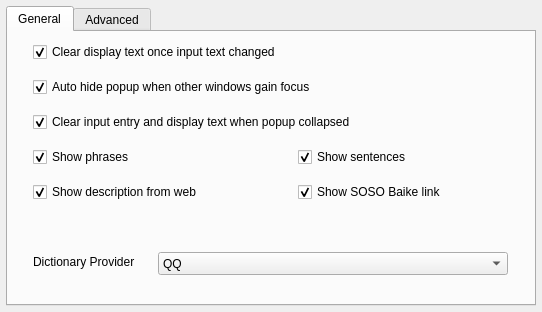
<?xml version="1.0" encoding="UTF-8"?>
<ui version="4.0">
 <class>Form</class>
 <widget class="QWidget" name="Form">
  <property name="geometry">
   <rect>
    <x>0</x>
    <y>0</y>
    <width>542</width>
    <height>312</height>
   </rect>
  </property>
  <property name="minimumSize">
   <size>
    <width>542</width>
    <height>312</height>
   </size>
  </property>
  <property name="windowTitle">
   <string>Form</string>
  </property>
  <widget class="QTabWidget" name="tabWidget">
   <property name="geometry">
    <rect>
     <x>6</x>
     <y>6</y>
     <width>530</width>
     <height>300</height>
    </rect>
   </property>
   <property name="currentIndex">
    <number>0</number>
   </property>
   <widget class="QWidget" name="tabGen">
    <attribute name="title">
     <string>General</string>
    </attribute>
    <widget class="QCheckBox" name="kcfg_autoClear">
     <property name="geometry">
      <rect>
       <x>25</x>
       <y>10</y>
       <width>321</width>
       <height>20</height>
      </rect>
     </property>
     <property name="text">
      <string>Clear display text once input text changed</string>
     </property>
     <property name="checked">
      <bool>true</bool>
     </property>
    </widget>
    <widget class="QCheckBox" name="kcfg_showPhrases">
     <property name="geometry">
      <rect>
       <x>25</x>
       <y>115</y>
       <width>251</width>
       <height>20</height>
      </rect>
     </property>
     <property name="toolTip">
      <string>Only available when you use QQ dictionary</string>
     </property>
     <property name="text">
      <string>Show phrases</string>
     </property>
     <property name="checked">
      <bool>true</bool>
     </property>
    </widget>
    <widget class="QComboBox" name="kcfg_dictProvider">
     <property name="geometry">
      <rect>
       <x>150</x>
       <y>220</y>
       <width>350</width>
       <height>23</height>
      </rect>
     </property>
     <item>
      <property name="text">
       <string>QQ</string>
      </property>
     </item>
     <item>
      <property name="text">
       <string>YOUDAO</string>
      </property>
     </item>
     <item>
      <property name="text">
       <string>Baidu</string>
      </property>
     </item>
     <item>
      <property name="text">
       <string>iCiBa</string>
      </property>
     </item>
     <item>
      <property name="text">
       <string>Merriam-Webster's Collegiate® Dictionary</string>
      </property>
     </item>
     <item>
      <property name="text">
       <string>Merriam-Webster's Spanish-English Dictionary</string>
      </property>
     </item>
    </widget>
    <widget class="QLabel" name="label_dictProvider">
     <property name="geometry">
      <rect>
       <x>25</x>
       <y>220</y>
       <width>110</width>
       <height>20</height>
      </rect>
     </property>
     <property name="text">
      <string>Dictionary Provider</string>
     </property>
    </widget>
    <widget class="QCheckBox" name="kcfg_showWebdict">
     <property name="geometry">
      <rect>
       <x>25</x>
       <y>150</y>
       <width>251</width>
       <height>20</height>
      </rect>
     </property>
     <property name="toolTip">
      <string>&lt;html&gt;&lt;head/&gt;&lt;body&gt;&lt;p&gt;Show description from web content.&lt;/p&gt;&lt;p&gt;Note: It's different from online dictionary providers.&lt;/p&gt;&lt;/body&gt;&lt;/html&gt;</string>
     </property>
     <property name="text">
      <string>Show description from web</string>
     </property>
     <property name="checked">
      <bool>true</bool>
     </property>
    </widget>
    <widget class="QCheckBox" name="kcfg_showBaike">
     <property name="geometry">
      <rect>
       <x>290</x>
       <y>150</y>
       <width>260</width>
       <height>20</height>
      </rect>
     </property>
     <property name="toolTip">
      <string>Only available when you use QQ dictionary</string>
     </property>
     <property name="text">
      <string>Show SOSO Baike link</string>
     </property>
     <property name="checkable">
      <bool>true</bool>
     </property>
     <property name="checked">
      <bool>true</bool>
     </property>
    </widget>
    <widget class="QCheckBox" name="kcfg_showSentences">
     <property name="geometry">
      <rect>
       <x>290</x>
       <y>115</y>
       <width>260</width>
       <height>20</height>
      </rect>
     </property>
     <property name="toolTip">
      <string>Only available when you use QQ dictionary</string>
     </property>
     <property name="text">
      <string>Show sentences</string>
     </property>
     <property name="checked">
      <bool>true</bool>
     </property>
    </widget>
    <widget class="QCheckBox" name="kcfg_autoHide">
     <property name="geometry">
      <rect>
       <x>25</x>
       <y>45</y>
       <width>331</width>
       <height>20</height>
      </rect>
     </property>
     <property name="toolTip">
      <string>Only available when used as a popupapplet</string>
     </property>
     <property name="text">
      <string>Auto hide popup when other windows gain focus</string>
     </property>
     <property name="checked">
      <bool>true</bool>
     </property>
    </widget>
    <widget class="QCheckBox" name="kcfg_clearCollapsed">
     <property name="geometry">
      <rect>
       <x>25</x>
       <y>80</y>
       <width>351</width>
       <height>20</height>
      </rect>
     </property>
     <property name="toolTip">
      <string>Only available when used as a popupapplet</string>
     </property>
     <property name="text">
      <string>Clear input entry and display text when popup collapsed</string>
     </property>
     <property name="checked">
      <bool>true</bool>
     </property>
    </widget>
   </widget>
   <widget class="QWidget" name="tabAdv">
    <attribute name="title">
     <string>Advanced</string>
    </attribute>
    <widget class="QLineEdit" name="kcfg_youdao_key">
     <property name="enabled">
      <bool>true</bool>
     </property>
     <property name="geometry">
      <rect>
       <x>230</x>
       <y>20</y>
       <width>280</width>
       <height>20</height>
      </rect>
     </property>
     <property name="maxLength">
      <number>100</number>
     </property>
     <property name="echoMode">
      <enum>QLineEdit::PasswordEchoOnEdit</enum>
     </property>
    </widget>
    <widget class="QLineEdit" name="kcfg_youdao_name">
     <property name="enabled">
      <bool>true</bool>
     </property>
     <property name="geometry">
      <rect>
       <x>230</x>
       <y>55</y>
       <width>280</width>
       <height>20</height>
      </rect>
     </property>
     <property name="maxLength">
      <number>100</number>
     </property>
     <property name="echoMode">
      <enum>QLineEdit::PasswordEchoOnEdit</enum>
     </property>
    </widget>
    <widget class="QLineEdit" name="kcfg_baidu_key">
     <property name="enabled">
      <bool>true</bool>
     </property>
     <property name="geometry">
      <rect>
       <x>230</x>
       <y>90</y>
       <width>280</width>
       <height>20</height>
      </rect>
     </property>
     <property name="maxLength">
      <number>100</number>
     </property>
     <property name="echoMode">
      <enum>QLineEdit::PasswordEchoOnEdit</enum>
     </property>
    </widget>
    <widget class="QLineEdit" name="kcfg_iciba_key">
     <property name="enabled">
      <bool>true</bool>
     </property>
     <property name="geometry">
      <rect>
       <x>230</x>
       <y>125</y>
       <width>280</width>
       <height>20</height>
      </rect>
     </property>
     <property name="maxLength">
      <number>100</number>
     </property>
     <property name="echoMode">
      <enum>QLineEdit::PasswordEchoOnEdit</enum>
     </property>
    </widget>
    <widget class="QLabel" name="label_ydkey">
     <property name="geometry">
      <rect>
       <x>16</x>
       <y>20</y>
       <width>191</width>
       <height>20</height>
      </rect>
     </property>
     <property name="text">
      <string>YOUDAO API Key</string>
     </property>
     <property name="alignment">
      <set>Qt::AlignRight|Qt::AlignTrailing|Qt::AlignVCenter</set>
     </property>
    </widget>
    <widget class="QLabel" name="label_ydname">
     <property name="geometry">
      <rect>
       <x>16</x>
       <y>55</y>
       <width>191</width>
       <height>20</height>
      </rect>
     </property>
     <property name="text">
      <string>YOUDAO API Name</string>
     </property>
     <property name="alignment">
      <set>Qt::AlignRight|Qt::AlignTrailing|Qt::AlignVCenter</set>
     </property>
    </widget>
    <widget class="QLabel" name="label_baidu">
     <property name="geometry">
      <rect>
       <x>16</x>
       <y>90</y>
       <width>191</width>
       <height>20</height>
      </rect>
     </property>
     <property name="text">
      <string>Baidu API Key</string>
     </property>
     <property name="alignment">
      <set>Qt::AlignRight|Qt::AlignTrailing|Qt::AlignVCenter</set>
     </property>
    </widget>
    <widget class="QLabel" name="label_iciba">
     <property name="geometry">
      <rect>
       <x>16</x>
       <y>125</y>
       <width>191</width>
       <height>20</height>
      </rect>
     </property>
     <property name="text">
      <string>iCiBa API Key</string>
     </property>
     <property name="alignment">
      <set>Qt::AlignRight|Qt::AlignTrailing|Qt::AlignVCenter</set>
     </property>
    </widget>
    <widget class="QLabel" name="label_mwcd">
     <property name="geometry">
      <rect>
       <x>16</x>
       <y>160</y>
       <width>191</width>
       <height>41</height>
      </rect>
     </property>
     <property name="text">
      <string>Merriam-Webster's Collegiate® Dictionary API Key</string>
     </property>
     <property name="alignment">
      <set>Qt::AlignRight|Qt::AlignTrailing|Qt::AlignVCenter</set>
     </property>
     <property name="wordWrap">
      <bool>true</bool>
     </property>
    </widget>
    <widget class="QLineEdit" name="kcfg_mwcd_key">
     <property name="enabled">
      <bool>true</bool>
     </property>
     <property name="geometry">
      <rect>
       <x>230</x>
       <y>170</y>
       <width>280</width>
       <height>20</height>
      </rect>
     </property>
     <property name="maxLength">
      <number>100</number>
     </property>
     <property name="echoMode">
      <enum>QLineEdit::PasswordEchoOnEdit</enum>
     </property>
    </widget>
    <widget class="QLabel" name="label_mwsd">
     <property name="geometry">
      <rect>
       <x>16</x>
       <y>210</y>
       <width>191</width>
       <height>41</height>
      </rect>
     </property>
     <property name="text">
      <string>Merriam-Webster's Spanish-English Dictionary API Key</string>
     </property>
     <property name="alignment">
      <set>Qt::AlignRight|Qt::AlignTrailing|Qt::AlignVCenter</set>
     </property>
     <property name="wordWrap">
      <bool>true</bool>
     </property>
    </widget>
    <widget class="QLineEdit" name="kcfg_mwsd_key">
     <property name="enabled">
      <bool>true</bool>
     </property>
     <property name="geometry">
      <rect>
       <x>230</x>
       <y>220</y>
       <width>280</width>
       <height>20</height>
      </rect>
     </property>
     <property name="maxLength">
      <number>100</number>
     </property>
     <property name="echoMode">
      <enum>QLineEdit::PasswordEchoOnEdit</enum>
     </property>
     <property name="readOnly">
      <bool>false</bool>
     </property>
    </widget>
   </widget>
  </widget>
 </widget>
 <resources/>
 <connections/>
</ui>
